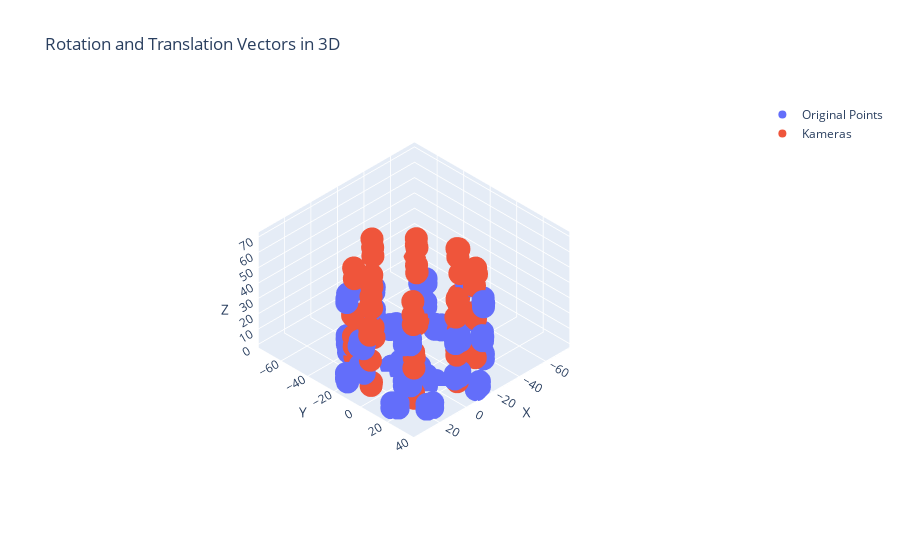

The notebook cell this image was saved under:
### Code cell
def wolke_zeigen(coords, pictures):

    # pip install plotly

    import plotly.graph_objs as go

    coords_img = []
    for _, p in pictures.dropna().iterrows():
        rt = p[['r1', 'r2', 'r3']].to_numpy(dtype=np.float64)
        R = cv2.Rodrigues(rt)[0]
        R = np.linalg.inv(R)
        t = p[['t1', 't2', 't3']].to_numpy(dtype=np.float64).T
        t = -R@t
        coords_img.append(t)
    coords_img = np.array(coords_img)

    # Create a 3D scatter plot
    fig = go.Figure(data=[go.Scatter3d(x=coords['x'], y=coords['y'], z=coords['z'], mode='markers', name='Original Points'),
                          go.Scatter3d(x=coords_img[:, 0], y=coords_img[:, 1], z=coords_img[:, 2],
                                       mode='markers', name='Kameras')])

    # Add labels to the plot
    fig.update_layout(scene=dict(xaxis_title='X', yaxis_title='Y', zaxis_title='Z'),
                      title='Rotation and Translation Vectors in 3D')
    fig.layout.scene.camera.projection.type = "orthographic"
    fig.show()


wolke_zeigen(coords, pictures)
